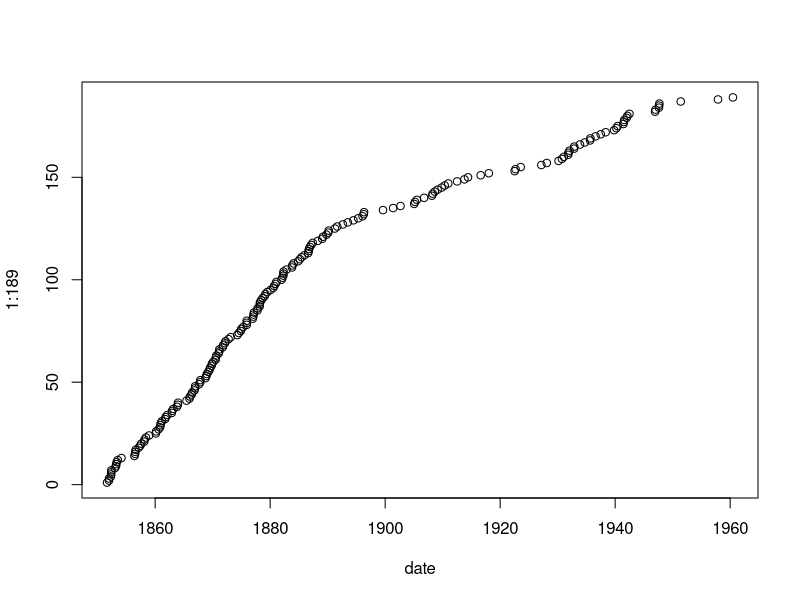

Write R code to recreate this figure. (Note: this script raises an error after producing the figure.)
library(boot)
library(MASS)
date <- coal$date #Fetch data
t0 <- date[1] #Start date
t2 <- date[191] #End date
date <- date[-c(1,191)] #Data
plot(date, 1:189)

target <- function(x){ #x1=t1, x2=lam0, x3=lam1, x4=beta, x5=y0
  return (1/x[4]^5 * exp(-(1+x[2]+x[3])/x[4]) * x[2]^(x[5]+1) * x[3]^(189-x[5]+1) * exp(x[1]*(x[3]-x[2]) + x[2]*t0 - x[3]*t2))
}

fullcond <- function(x,r){ #logscale! x1=t1, x2=lam0, x3=lam1, x4=beta, x5=y0
  if (r==1){
    return (dexp(x[1], rate=1/(x[1]-x[2]), log=TRUE))
  }
  else if (r==2){
    return (dgamma(x[2], shape=x[5]+2, scale=1/(1/x[4]+x[1]-t0), log=TRUE))
  }
  else if (r==3){
    return (dgamma(x[3], shape=189-x[5]+2, scale=1/(1/x[4]+t2-x[1]), log=TRUE))
  }
  else if (r==4){
    return (-5*log(x[4]) -1/x[4]*(1+x[2]+x[3]))
  }
}

fullcond.b1 <- function(x){ #logscale! x1=t1, x2=lam0, x3=lam1, x4=beta, x5=y0
  return (-5*log(x[4]) + (x[5]+1)*log(x[2]) + (189-x[5]+1)*log(x[3]) -(1+x[2]+x[3])/x[4] + x[1]*(x[3]-x[2]) + x[2]*t0 - x[3]*t2 )
}

mcmc_RW <- function(d, ntimes = 1000){ #x1=t1, x2=lam0, x3=lam1, x4=beta, x5=y0
  x <- matrix(nrow=ntimes, ncol=5)
  x[1,1] <- runif(1,t0,t2)
  x[1,2:4] <- runif(3,0,1)
  x[1,5] <- sum(date<x[1,1])
  for(i in 2:ntimes)
  {
    for (j in 1:4){
      y <- max(0,runif(1,x[i-1,j]-d[j],x[i-1,j]+d[j]))
      temp <- x[i-1,]
      temp[j] <- y
      alpha <- min(1,exp(fullcond(temp,j)- fullcond(x[i-1,],j)), na.rm=TRUE)
      # cat("alpha:",alpha, "j:",j, "y:",y, "x:",x[i-1,], "\n")
      if (runif(1)<alpha){
        if (j==1){
          if (t0 <= y && y <= t2){
            x[i,j] = y
          }
          else{
            x[i,j] = x[i-1,j]
          }
        }
        else{
          x[i,j] <- y
        }
        
      }
      else{
        x[i,j] <- x[i-1,j]
      }
    }
    x[i,5] <- sum(date<=x[i,1])
  }
  return(x)
}


mcmc_block <- function(d, ntimes)
{
  x <- matrix(nrow=ntimes, ncol=5)
  x[1,1] <- runif(1,t0,t2)
  x[1,2:4] <- runif(3,0,1)
  x[1,5] <- sum(date<x[1,1])
  for(i in 2:ntimes)
  {
    t1 <- rnorm(1,mean=x[i-1,1],sd=.5)
    y0 <- sum(date<t1)
    lam0 <- max(0,runif(1, x[i-1,2]-d[2], x[i-1,2]+d[2])) #From full conditional?
    lam1 <- max(0,runif(1, x[i-1,3]-d[3], x[i-1,3]+d[3])) #From full conditional?
    temp <- x[i-1,]
    temp[1] <- t1
    temp[2] <- lam0
    temp[3] <- lam1
    temp[5] <- y0
    alpha <- min(1,exp(fullcond.b1(temp)-fullcond.b1(x[i-1,])), na.rm=TRUE) #No alpha?
    # cat("alpha:",alpha, "x:",x[i-1,], "\n")
    if (runif(1)<alpha){
      x[i,] <- temp
    }
    else{
      x[i,] <- x[i-1,]
    }
    
    temp <- x[i,]
    beta <- max(0,rnorm(1,mean=temp[4], sd=.5))
    temp[4] <- beta
    lam0 <- max(0,runif(1, x[i,2]-d[2], x[i,2]+d[2])) #From full conditional?
    lam1 <- max(0,runif(1, x[i,3]-d[3], x[i,3]+d[3])) #From full conditional?
    temp[2] <- lam0
    temp[3] <- lam1
    alpha <- min(1, exp(fullcond.b1(temp)-fullcond.b1(x[i,])), na.rm=TRUE) #No alpha?
    # cat("alpha:",alpha, "x:",x[i-1,], "\n")
    if (runif(1)<alpha){
      x[i,] <- temp
    }
  }
  return(x)
}

d <- c(1,.5,.5,.5)
d.b <- c(10,.5,.5,.5)
ntimes <- 50000



# x1 = mcmc_RW(d, ntimes)
# 
# par(mfrow=c(2,2))
# plot(x1[,1], type='l')
# plot(x1[,2], type='l')
# plot(x1[,3], type='l')
# plot(x1[,4], type='l')
# 
# par(mfrow=c(2,2))
# truehist(x1[-c(1:1000),1])
# truehist(x1[-c(1:1000),2])
# truehist(x1[-c(1:1000),3])
# truehist(x1[-c(1:1000),4])
# 
# par(mfrow=c(2,2))
acf(x1[,1])
acf(x1[,2])
acf(x1[,3])
acf(x1[,4])
# 
# mean(x1[,1])
# mean(x1[,2])
# mean(x1[,3])
# mean(x1[,4])


x.b <- mcmc_block(d.b,ntimes)

par(mfrow=c(2,2))
plot(x.b[,1], type='l')
plot(x.b[,2], type='l')
plot(x.b[,3], type='l')
plot(x.b[,4], type='l')

par(mfrow=c(2,2))
truehist(x.b[-c(1:1000),1])
truehist(x.b[-c(1:1000),2])
truehist(x.b[-c(1:1000),3])
truehist(x.b[-c(1:1000),4])

